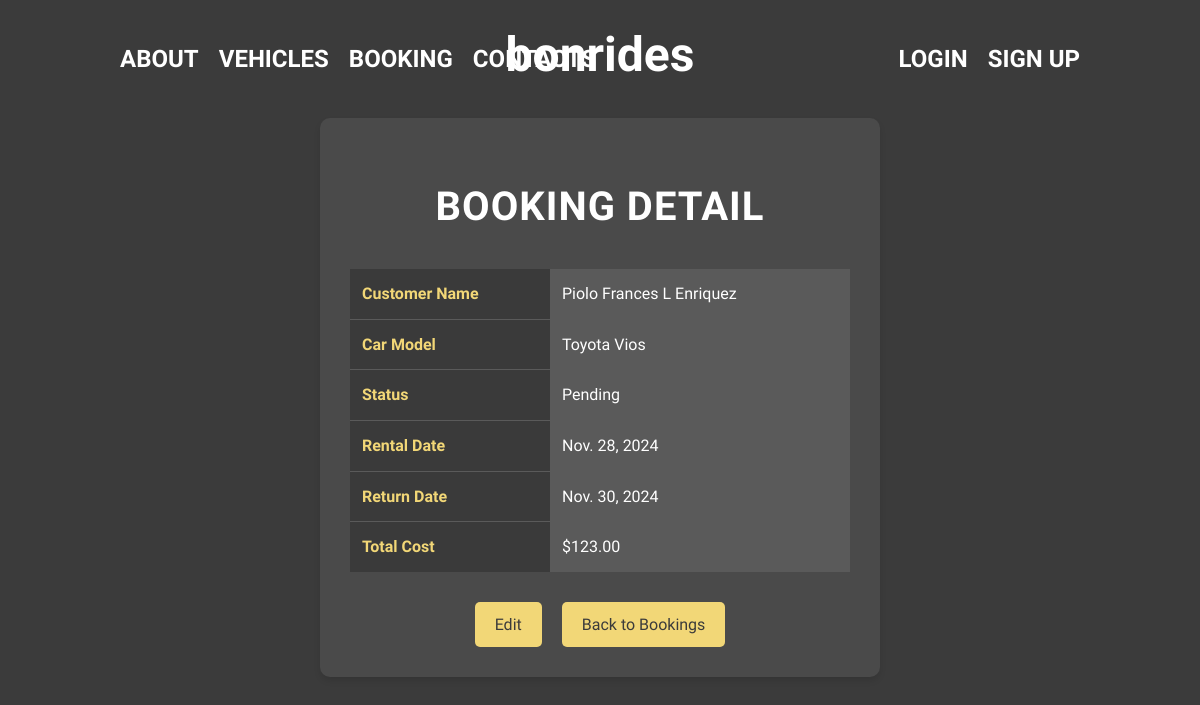
The app's page /booking/1/ with its own data.
### bonrides/models.py (models this page shows, shortened)
class CarBooking(models.Model):
    customer_name = models.CharField(max_length=200)
    car_model = models.CharField(max_length=100)
    status = models.CharField(max_length=100)
    rental_date = models.DateField()
    return_date = models.DateField()
    total_cost = models.DecimalField(max_digits=10, decimal_places=2)

### bonrides/views.py (the view)
# urls.py: path('booking/<int:pk>/', car_booking_detail, name='car_booking_detail'),
def car_booking_detail(request, pk):
    booking = get_object_or_404(CarBooking, pk=pk)
    return render(request, 'car_booking_detail.html', {'booking': booking})

### bonrides/templates/car_booking_detail.html (shortened to what this page needs)
{% load static %}
<!DOCTYPE html>
<html lang="en">
<head>
    <link rel="stylesheet" href="{% static 'css/car_details.css' %}">
</head>
<body>
        <div class="navbar">
            <div class="nav-left">
                <ul>
                    <li><a href="{% url 'about' %}">ABOUT</a></li>
                    <li><a href="{% url 'vehicles' %}">VEHICLES</a></li>
                    <li><a href="{% url 'booking' %}">BOOKING</a></li>
                    <li><a href="{% url 'contacts' %}">CONTACTS</a></li>
                </ul>
            </div>
            <div class="logo">
                <a href="{% url 'homepage' %}" style="color: white; text-decoration: none;">bonrides</a>
            </div>
            <div class="nav-right">
                <ul class="nav_right">
                    {% if user.is_authenticated %}
                        <li id="user-format" style="display: inline-block; font-weight: bold; margin-right: 10px;">
                            Hello,
                            <a href="{% url 'edit_profile' %}" style="text-decoration: none; color: yellow;">{{ user.first_name|default:user.email }}</a>!
                        </li>
                        <li style="display: inline-block;"><a href="{% url 'logout' %}">LOGOUT</a></li>
                    {% else %}
                        <li style="display: inline-block; margin-right: 10px;"><a href="{% url 'login' %}">LOGIN</a></li>
                        <li style="display: inline-block;"><a href="{% url 'register' %}">SIGN UP</a></li>
                    {% endif %}
                </ul>
            </div>
        </div>
<div class="booking-details">
    <h1>Booking Detail</h1>
    <table>
        <tr>
            <th>Customer Name</th>
            <td>{{ booking.customer_name }}</td>
        </tr>
        <tr>
            <th>Car Model</th>
            <td>{{ booking.car_model }}</td>
        </tr>
        <tr>
            <th>Status</th>
            <td>{{ booking.status }}</td>
        </tr>
        <tr>
            <th>Rental Date</th>
            <td>{{ booking.rental_date }}</td>
        </tr>
        <tr>
            <th>Return Date</th>
            <td>{{ booking.return_date }}</td>
        </tr>
        <tr>
            <th>Total Cost</th>
            <td>${{ booking.total_cost }}</td>
        </tr>
    </table>
    <div class="booking-actions">
        <a href="{% url 'car_booking_update' booking.pk %}">Edit</a>
        <a href="{% url 'car_booking_list' %}">Back to Bookings</a>
    </div>
</div>
</body>
</html>

### static/css/car_details.css (style rules this page uses)
body { font-family: 'Khand', sans-serif; background-color: #3b3b3b; color: #ffffff; margin: 0; padding: 0; line-height: 1.6; }
.navbar { display: flex; justify-content: space-between; align-items: center; padding: 10px 20px; background-color: #3b3b3b; position: relative; }
.logo { position: absolute; left: 50%; transform: translateX(-50%); font-size: 48px; font-weight: bold; color: #ffffff; }
.nav-left { padding: 30px 0px 0px 90px; }
.nav-right { padding: 30px 90px 0px 0px; }
.nav-left ul, .nav-right ul { display: flex; list-style: none; margin: 0; padding: 0; font-size: 24px; }
.nav-left ul li, .nav-right ul li { margin: 0 10px; }
.nav-left ul li a, .nav-right ul li a { color: #ffffff; text-decoration: none; font-size: 24px; font-weight: bold; transition: color 0.3s ease; }
.logo { font-size: 48px; font-weight: bold; color: #ffffff; padding-top: 23px; }
.booking-details { max-width: 600px; margin: 0 auto; padding: 20px; background-color: #4a4a4a; border-radius: 10px; box-shadow: 0 4px 6px rgba(0, 0, 0, 0.1); }
h1 { text-align: center; color: #ffffff; font-size: 2.5rem; margin-bottom: 30px; text-transform: uppercase; letter-spacing: 1px; }
.booking-actions { display: flex; justify-content: center; gap: 20px; margin-top: 30px; }
.booking-actions a { display: inline-block; padding: 10px 20px; background-color: #F2D777; color: #3b3b3b; text-decoration: none; border-radius: 5px; transition: background-color 0.3s; }
.booking-details { max-width: 500px; margin: 30px auto; background-color: #4a4a4a; border-radius: 10px; padding: 30px; box-shadow: 0 4px 6px rgba(0, 0, 0, 0.1); }
table { width: 100%; border-collapse: separate; border-spacing: 0; margin-bottom: 20px; }
table th, table td { padding: 12px; text-align: left; border-bottom: 1px solid #5a5a5a; }
table th { background-color: #3a3a3a; color: #F2D777; width: 40%; }
table td { background-color: #5a5a5a; width: 60%; }
table tr:last-child th, table tr:last-child td { border-bottom: none; }

### records on screen
CarBooking: customer_name "Piolo Frances L Enriquez", car_model "Toyota Vios", status "Pending", rental_date "Nov. 28, 2024", return_date "Nov. 30, 2024", total_cost "123.00"
